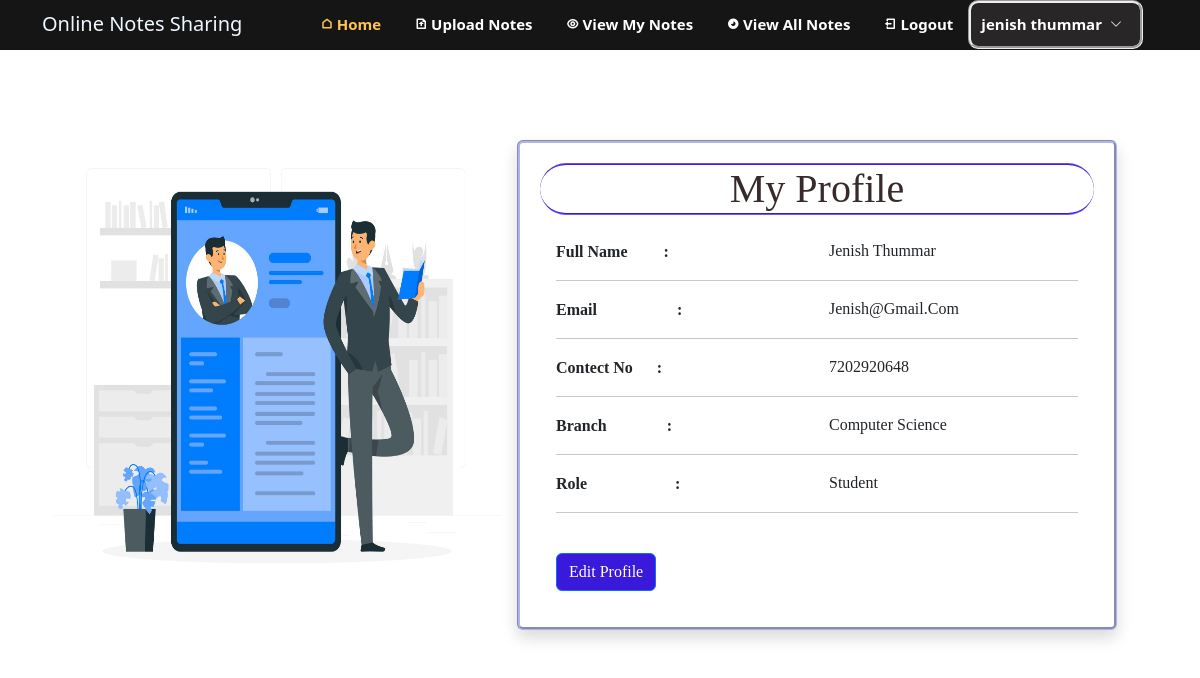
The page /user_profile (signed in) on the database its author committed.
### notes/models.py (models this page shows, shortened)
class Signup(models.Model):
    user = models .ForeignKey(User,on_delete=models.CASCADE)
    contact = models.CharField(max_length=10,null=True)
    branch = models.CharField(max_length=30)
    role = models.CharField(max_length=15)

### notes/views.py (the view)
# urls.py: path('user_profile',user_profile,name='user_profile'),
def user_profile(request):
    if not request.user.is_authenticated:
        return redirect('login')
    user = User.objects.get(id=request.user.id)
    data = Signup.objects.get(user = user)
    d = {'data':data,'user':user}
    return render (request,'user_profile.html',d)

### notes/templates/user_profile.html (shortened to what this page needs)
{% extends 'user_navigation.html' %}
{% load static %}
{% block user %}
<div class="container" id="all" >
  <div class="row">
    <div class="col-sm-5" >
        <img class="img" src="{% static 'images/Profile1 (3).jpg' %}">
    </div>
  <div class="col-sm-6">
    <div class="card shadow">
      <h1 style="text-align: center; font-family: Castellar;border-top: groove 2px rgba(43, 1, 254, 0.663); border-bottom: groove 2px rgba(43, 1, 254, 0.663);  border-radius: 50px; color: #100101d6;">My Profile</h1>
      <div class="card-body">
        <div class="row">
            <div class="col-md-6">
              <b>Full Name &ensp;&ensp;&ensp;&ensp;: </b>
            </div>
            <div class="col-md-6" id="one" style="text-transform: capitalize ; ">
              {{data.user.first_name}} {{data.user.last_name}}
            </div>
        </div>
          <hr>
        <div class="row">
          <div class="col-md-6">
            <b>Email &ensp;&ensp;&ensp;&ensp;&ensp;&ensp;&ensp;&ensp;&ensp; : </b>
          </div>
          <div class="col-md-6" id="one" style="text-transform: capitalize ;">
            {{data.user.username}}
          </div>
        </div>
          <hr>
        <div class="row">
          <div class="col-md-6">
            <b>Contect No &ensp;&ensp; : </b>
          </div>
          <div class="col-md-6" id="one" style="text-transform: capitalize ;">
            {{data.contact}}
          </div>
        </div>
          <hr>
        <div class="row">
          <div class="col-md-6">
            <b>Branch &ensp;&ensp;&ensp;&ensp;&ensp;&ensp;&ensp;: </b>
          </div>
          <div class="col-md-6" id="one" style="text-transform: capitalize ;">
            {{data.branch}}
          </div>
        </div>
          <hr>
          <div class="row">
            <div class="col-md-6">
              <b>Role &ensp;&ensp;&ensp;&ensp;&ensp;&ensp;&ensp;&ensp;&ensp;&ensp; : </b>
            </div>
            <div class="col-md-6" id="one" style="text-transform: capitalize ;">
              {{data.role}}
            </div>
          </div>
            <hr>
            <a  id="abt" href="{% url 'edit_profile' %}" class="btn btn-primary mt-4">Edit Profile</a>
        </div>
      </div>
    </div>
  </div>
</div>
{% endblock %}

### notes/templates/user_navigation.html (shortened to what this page needs)
{% load static %}
<!DOCTYPE html>
<html lang="en">
    <head>
        <link href="{% static 'vendor/aos/aos.css' %}" rel="stylesheet">
        <link href="{% static 'vendor/bootstrap/css/bootstrap.min.css' %}" rel="stylesheet">
        <link href="{% static 'vendor/bootstrap-icons/bootstrap-icons.css' %}" rel="stylesheet">
        <link href="{% static 'vendor/boxicons/css/boxicons.min.css' %}" rel="stylesheet">
        <link href="{% static 'vendor/glightbox/css/glightbox.min.css' %}" rel="stylesheet">
        <link href="{% static 'vendor/remixicon/remixicon.css' %}" rel="stylesheet">
        <link href="{% static 'vendor/swiper/swiper-bundle.min.css' %}" rel="stylesheet">
        <link href="{% static 'css/popup_style.css' %}" rel="stylesheet">
    <body>
        <header id="header" class="fixed-top " >
            <div class="container d-flex align-items-center justify-content-lg-between ">
                <h1 class="logo me-auto me-lg-0" >Online Notes Sharing</h1>
                <nav id="navbar" class="navbar ">
                <ul>
                    <li><a class="nav-link scrollto {% if request.path == '/user_profile' %} active {% endif %}" href="{% url 'user_profile' %}">
                         Home </a>
                    </li>
                    <li><a class="nav-link scrollto {% if request.path == '/upload_notes' %} active {% endif %}" href="{% url 'upload_notes' %}">
                         Upload Notes </a>
                    </li>
                    <li><a class="nav-link scrollto {% if request.path == '/view_mynotes' %} active {% endif %}" href="{% url 'view_mynotes' %}">
                         View My Notes </a>
                    </li>
                    <li><a class="nav-link scrollto {% if request.path == '/view_all_notes' %} active {% endif %}" href="{% url 'view_all_notes' %}">
                         View All Notes </a>
                    </li>
                    <li><a class="nav-link scrollto" href="{% url 'logout' %}">
                         Logout </a>
                    </li>
                    <li class="dropdown">
                        <a style="background-color: #443f3f69; border-style:  groove; border-radius: 10px; padding
                            : 10px; margin-left: 15px; margin-right: 15px;" class="nav-link scrollto {% if request.path == '/edit_profile' %} active {% endif %}
                            {% if request.path == '/change_password' %} active {% endif %}" href="#">
                                <span> {{request.user.first_name}} <span> {{request.user.last_name}} </span> </span>
                                <i class=" mx-2 bi bi-chevron-down "></i>
                        </a>
                            </li>
                        </ul>
                </nav>
            </div>
        </header>
        {% block user %}
        {% endblock %}
    </body>
</html>

### notes/templates/user_navigation.html (style rules this page uses)
.logo { padding-top: 7px; color: aliceblue; text-align: center; font-size: 20px; }
.fixed-top { background-color: #151515; height: 50px; }
.navbar { padding: 0; }
.navbar ul { margin: 0; padding: 0; display: flex; list-style: none; align-items: center; }
.navbar li { position: relative; }
.navbar a, .navbar a:focus { display: flex; align-items: center; justify-content: space-between; padding: 10px 0 10px 30px; font-size: 15px; font-weight: 600; color: #fff; white-space: nowrap; transition: 0.3s; }
.navbar a i, .navbar a:focus i { font-size: 12px; line-height: 0; margin-left: 5px; }
.navbar a:hover, .navbar .active, .navbar .active:focus, .navbar li:hover>a { color: #ffc451; }

### notes/templates/user_profile.html (style rules this page uses)
.card { margin-top: 40px; width: 600px; padding: 20px; border: groove rgba(147, 151, 222, 0.718) 3px; }
#all { margin-top: 100px; }
.img { padding: 10px; height: 550px; width: 470px; }
#one { font-family: Bell Mt; }
b { font-family: Copperplate Gothic; }
#abt { background-color: rgba(47, 13, 216, 0.948); font-family:Felix Titling; }

### rows shown on the page
Signup: user.first_name "Jenish", user.last_name "Thummar", user.username "Jenish@gmail.com", contact "7202920648", branch "Computer Science", role "Student"

### other values the page prints
{{ request.user.first_name }} "jenish"
{{ request.user.last_name }} "thummar"
